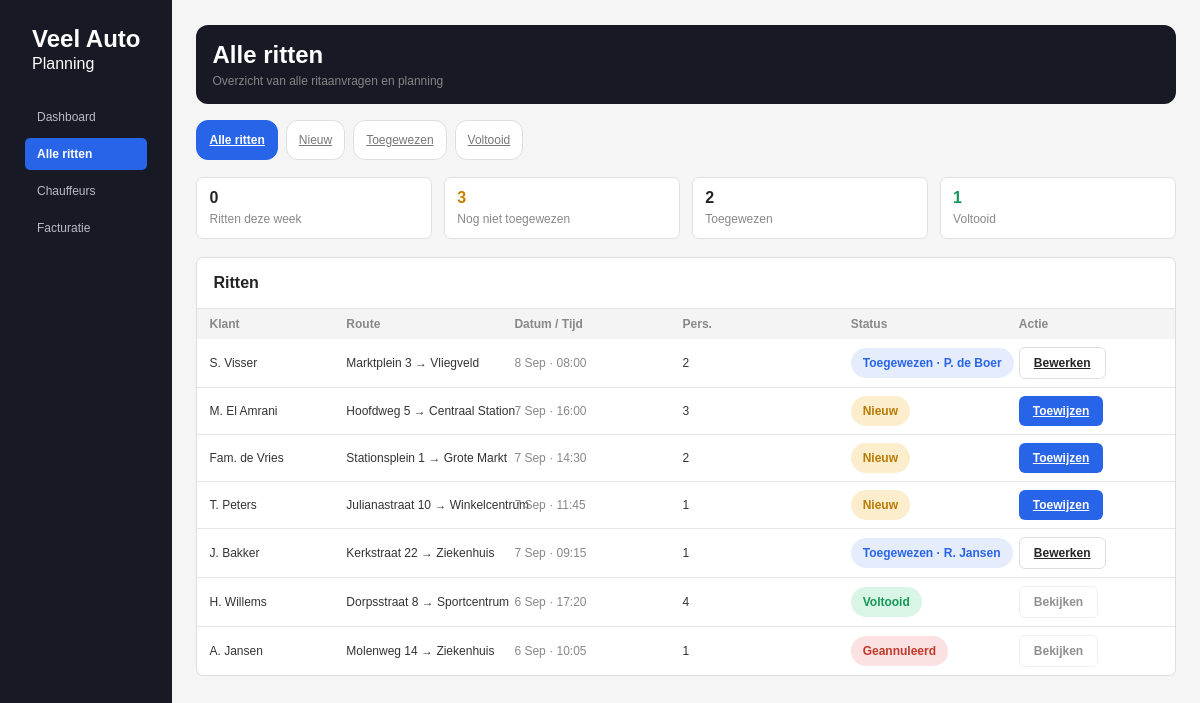
The app's page /ritten.php with its own data.
### tables this page shows
CREATE TABLE `ritten` (
    `id` INT UNSIGNED NOT NULL AUTO_INCREMENT,
    `klant_id` INT UNSIGNED NOT NULL,
    `chauffeur_id` INT UNSIGNED NULL,
    `ophaaladres` VARCHAR(255) NOT NULL,
    `bestemming` VARCHAR(255) NOT NULL,
    `datum_tijd` DATETIME NOT NULL,
    `aantal_personen` TINYINT UNSIGNED NOT NULL DEFAULT 1,
    `status` ENUM('nieuw', 'toegewezen', 'onderweg', 'voltooid', 'geannuleerd') NOT NULL DEFAULT 'nieuw',
    `prijs` DECIMAL(8,2) NULL,
    `opmerking` TEXT NULL,
    `created_at` TIMESTAMP NOT NULL DEFAULT CURRENT_TIMESTAMP,
    `updated_at` TIMESTAMP NOT NULL DEFAULT CURRENT_TIMESTAMP ON UPDATE CURRENT_TIMESTAMP,
    PRIMARY KEY (`id`),
    KEY `idx_ritten_status` (`status`),
    KEY `idx_ritten_datum_tijd` (`datum_tijd`),
    CONSTRAINT `fk_ritten_klant` FOREIGN KEY (`klant_id`) REFERENCES `klanten` (`id`)
        ON UPDATE CASCADE ON DELETE RESTRICT,
    CONSTRAINT `fk_ritten_chauffeur` FOREIGN KEY (`chauffeur_id`) REFERENCES `chauffeurs` (`id`)
        ON UPDATE CASCADE ON DELETE SET NULL
);

CREATE TABLE `klanten` (
    `id` INT UNSIGNED NOT NULL AUTO_INCREMENT,
    `naam` VARCHAR(100) NOT NULL,
    `email` VARCHAR(150) NOT NULL,
    `wachtwoord` VARCHAR(255) NOT NULL,
    `telefoon` VARCHAR(20) NULL,
    `adres` VARCHAR(255) NULL,
    `created_at` TIMESTAMP NOT NULL DEFAULT CURRENT_TIMESTAMP,
    PRIMARY KEY (`id`),
    UNIQUE KEY `uq_klanten_email` (`email`)
);

CREATE TABLE `chauffeurs` (
    `id` INT UNSIGNED NOT NULL AUTO_INCREMENT,
    `naam` VARCHAR(100) NOT NULL,
    `email` VARCHAR(150) NOT NULL,
    `wachtwoord` VARCHAR(255) NOT NULL,
    `telefoon` VARCHAR(20) NULL,
    `status` ENUM('beschikbaar', 'rijdt', 'offline') NOT NULL DEFAULT 'offline',
    `beschikbaar_vanaf` DATETIME NULL COMMENT 'Verwacht vrij-tijdstip wanneer status = rijdt',
    `rating` DECIMAL(2,1) NOT NULL DEFAULT 5.0,
    `created_at` TIMESTAMP NOT NULL DEFAULT CURRENT_TIMESTAMP,
    PRIMARY KEY (`id`),
    UNIQUE KEY `uq_chauffeurs_email` (`email`)
);

### ritten.php (the view, shortened to what this page needs)
<?php
require __DIR__ . '/includes/helpers.php';
$db = getDb();
$filters = [
    'alle' => 'Alle ritten',
    'nieuw' => 'Nieuw',
    'toegewezen' => 'Toegewezen',
    'voltooid' => 'Voltooid',
];
$actiefFilter = $_GET['status'] ?? 'alle';
$rittenDezeWeek = (int) $db->query("SELECT COUNT(*) FROM ritten WHERE YEARWEEK(datum_tijd, 1) = YEARWEEK(CURDATE(), 1)")->fetchColumn();
$nogNietToegewezen = (int) $db->query("SELECT COUNT(*) FROM ritten WHERE status = 'nieuw'")->fetchColumn();
$toegewezenTotaal = (int) $db->query("SELECT COUNT(*) FROM ritten WHERE status IN ('toegewezen', 'onderweg')")->fetchColumn();
$voltooidTotaal = (int) $db->query("SELECT COUNT(*) FROM ritten WHERE status = 'voltooid'")->fetchColumn();
$sql = "
    SELECT r.id, r.ophaaladres, r.bestemming, r.datum_tijd, r.aantal_personen, r.status,
           k.naam AS klant_naam, c.naam AS chauffeur_naam
    FROM ritten r
    JOIN klanten k ON k.id = r.klant_id
    LEFT JOIN chauffeurs c ON c.id = r.chauffeur_id
";
$sql .= ' ORDER BY r.datum_tijd DESC';
$ritten = $db->query($sql)->fetchAll();
?>
<!DOCTYPE html>
<html lang="nl">
<head>
    <link rel="stylesheet" href="css/style.css">
    <link rel="stylesheet" href="css/dashboard.css">
    <link rel="stylesheet" href="css/ritten.css">
</head>
<body>
<div class="layout">
    <aside>
        <div class="brand">
            Veel Auto
            <span>Planning</span>
        </div>
        <nav>
            <a href="dashboard.php">Dashboard</a>
            <a href="ritten.php" class="active">Alle ritten</a>
            <a href="chauffeur.php">Chauffeurs</a>
            <a href="facturen.php">Facturatie</a>
        </nav>
    </aside>
    <main>
        <div class="page-header">
            <div>
                <h1>Alle ritten</h1>
                <p>Overzicht van alle ritaanvragen en planning</p>
            </div>
        </div>
        <div class="filters">
            <?php foreach ($filters as $key => $label): ?>
                <a href="?status=<?= e($key) ?>" class="filter<?= $actiefFilter === $key ? ' active' : '' ?>"><?= e($label) ?></a>
            <?php endforeach; ?>
        </div>
        <section class="stats">
            <div class="stat-card">
                <strong><?= $rittenDezeWeek ?></strong>
                <span>Ritten deze week</span>
            </div>
            <div class="stat-card orange">
                <strong><?= $nogNietToegewezen ?></strong>
                <span>Nog niet toegewezen</span>
            </div>
            <div class="stat-card">
                <strong><?= $toegewezenTotaal ?></strong>
                <span>Toegewezen</span>
            </div>
            <div class="stat-card green">
                <strong><?= $voltooidTotaal ?></strong>
                <span>Voltooid</span>
            </div>
        </section>
        <section class="table-card">
            <div class="table-title">
                Ritten
            </div>
            <div class="table-wrapper">
                <table>
                    <thead>
                        <tr>
                            <th>Klant</th>
                            <th>Route</th>
                            <th>Datum / Tijd</th>
                            <th>Pers.</th>
                            <th>Status</th>
                            <th>Actie</th>
                        </tr>
                    </thead>
                    <tbody>
                        <?php foreach ($ritten as $rit): ?>
                        <tr>
                            <td><?= e($rit['klant_naam']) ?></td>
                            <td><?= e($rit['ophaaladres']) ?> → <?= e($rit['bestemming']) ?></td>
                            <td><?= e(formatRitDatum($rit['datum_tijd'])) ?></td>
                            <td><?= (int) $rit['aantal_personen'] ?></td>
                            <td><?= statusBadge($rit['status'], $rit['chauffeur_naam']) ?></td>
                            <td>
                                <?php if ($rit['status'] === 'nieuw'): ?>
                                    <a class="btn btn-primary" href="?status=<?= e($actiefFilter) ?>&toewijzen=<?= (int) $rit['id'] ?>">Toewijzen</a>
                                <?php elseif (in_array($rit['status'], ['toegewezen', 'onderweg'], true)): ?>
                                    <a class="btn btn-outline" href="?status=<?= e($actiefFilter) ?>&toewijzen=<?= (int) $rit['id'] ?>">Bewerken</a>
                                <?php else: ?>
                                    <span class="btn btn-outline" style="opacity:.5;cursor:default;">Bekijken</span>
                                <?php endif; ?>
                            </td>
                        </tr>
                        <?php endforeach; ?>
                    </tbody>
                </table>
            </div>
        </section>
    </main>
</div>
</body>
</html>

### includes/helpers.php (shortened to what this page needs)
<?php
function e(?string $value): string
{
    return htmlspecialchars($value ?? '', ENT_QUOTES, 'UTF-8');
}
function formatRitDatum(string $datumTijd): string
{
    $rit = new DateTime($datumTijd);
    $vandaag = new DateTime('today');
    $morgen = new DateTime('tomorrow');
    $tijd = $rit->format('H:i');
    return $rit->format('j M') . " · {$tijd}";
}
function statusBadge(string $status, ?string $chauffeurNaam = null): string
{
    $labels = [
        'nieuw' => 'Nieuw',
        'toegewezen' => 'Toegewezen' . ($chauffeurNaam ? ' · ' . e($chauffeurNaam) : ''),
        'onderweg' => 'Onderweg' . ($chauffeurNaam ? ' · ' . e($chauffeurNaam) : ''),
        'voltooid' => 'Voltooid',
        'geannuleerd' => 'Geannuleerd',
    ];
    $classes = [
        'nieuw' => 'new',
        'toegewezen' => 'assigned',
        'onderweg' => 'ongoing',
        'voltooid' => 'completed',
        'geannuleerd' => 'cancelled',
    ];
    $label = $labels[$status] ?? e($status);
    $class = $classes[$status] ?? '';
    return "<span class=\"status {$class}\">{$label}</span>";
}

### css/style.css (style rules this page uses)
:root { --dark: #111827; --blue: #2563eb; --blue-dark: #1d4ed8; --bg: #f8fafc; --text: #111827; --muted: #6b7280; }
* { box-sizing: border-box; }
body { margin: 0; font-family: -apple-system, BlinkMacSystemFont, "Segoe UI", Roboto, Arial, sans-serif; color: var(--text); background: var(--bg); }

### css/dashboard.css (style rules this page uses)
:root { --dark: #171925; --blue: #2864e8; --background: #f5f5f5; --white: #ffffff; --border: #dedede; --text: #242424; --muted: #858585; --green: #15965a; --orange: #c68100; }
* { box-sizing: border-box; margin: 0; padding: 0; }
body { font-family: Arial, Helvetica, sans-serif; background: var(--background); color: var(--text); min-height: 100vh; }
.layout { display: flex; min-height: 100vh; }
aside { display: flex; flex-direction: column; width: fit-content; min-width: 170px; padding: 25px 25px; background: var(--dark); color: #fff; }
.brand { font-size: 24px; font-weight: 700; margin: 0 7px 28px; }
.brand span { display: block; font-size: 16px; font-weight: 400; margin-top: 2px; }
nav { display: flex; flex-direction: column; gap: 5px; }
nav a { display: block; padding: 9px 12px; color: #b9bbc5; text-decoration: none; font-size: 12px; border-radius: 5px; transition: 0.2s ease; }
nav a.active { color: #fff; background: var(--blue); font-weight: 600; }
main { flex: 1; padding: 25px 24px; max-width: 100%; }
.page-header { display: flex; align-items: center; justify-content: space-between; padding: 16px; margin-bottom: 16px; border-radius: 12px; background: var(--dark); color: #fff; }
.page-header h1 { font-size: 24px; line-height: 1.2; margin-bottom: 4px; }
.page-header p { color: #858585; font-size: 12px; }
.filters { display: flex; gap: 8px; margin-bottom: 17px; }
.filter { border: 1px solid #dedede; background: #fff; border-radius: 12px; padding: 12px; color: #777; font-size: 12px; cursor: pointer; }
.filter.active { background: var(--blue); border-color: var(--blue); color: #fff; font-weight: 600; }
.stats { display: grid; grid-template-columns: repeat(4, 1fr); gap: 12px; margin-bottom: 18px; }
.stat-card { min-height: fit-content; background: var(--white); border: 1px solid #e0e0e0; border-radius: 7px; padding: 12px; display: flex; flex-direction: column; justify-content: center; }
.stat-card strong { font-size: 16px; line-height: 1; margin-bottom: 6px; }
.stat-card span { color: #888; font-size: 12px; }
.stat-card.green strong { color: var(--green); }
.stat-card.orange strong { color: var(--orange); }
.table-card { background: #fff; border: 1px solid #dedede; border-radius: 7px; overflow: hidden; }
.table-title { display: flex; align-items: center; justify-content: start; padding: 16px; font-size: 16px; font-weight: 700; border-bottom: 1px solid #e5e5e5; }
.table-wrapper { overflow-x: auto; }
table { width: 100%; border-collapse: collapse; table-layout: fixed; }
thead { background: #f4f4f4; }
th { color: #888; font-size: 12px; font-weight: 600; text-align: left; padding: 8px 12px; }
td { padding: 8px 12px; border-bottom: 1px solid #e5e5e5; font-size: 12px; color: #333; white-space: nowrap; }
tbody tr:last-child td { border-bottom: none; }
td:nth-child(3), td:nth-child(6) { color: #888; }
.status { display: inline-block; padding: 8px 12px; border-radius: 20px; font-size: 12px; font-weight: 600; }
th:nth-child(1), td:nth-child(1) { width: 14%; }
.btn { display: inline-flex; align-items: center; justify-content: center; border: none; border-radius: 6px; padding: 8px 14px; font-size: 12px; font-weight: 600; font-family: inherit; cursor: pointer; white-space: nowrap; }
.btn-primary { background: var(--blue); color: #fff; }
.btn-outline { background: #fff; border: 1px solid var(--border); color: var(--text); }
.status.new { background: #fcedcc; color: #b87a05; }
.status.assigned { background: #e5edfc; color: var(--blue); }
.status.completed { background: #d9f5e5; color: var(--green); }
.status.cancelled { background: #fbe1e1; color: #c0392b; }

### records on screen
ritten: klant.naam "S. Visser", ophaaladres "Marktplein 3", bestemming "Vliegveld", datum_tijd "8 Sep · 08:00", aantal_personen "2", label "Toegewezen · P. de Boer"
ritten: klant.naam "M. El Amrani", ophaaladres "Hoofdweg 5", bestemming "Centraal Station", datum_tijd "7 Sep · 16:00", aantal_personen "3", status "Nieuw"
ritten: klant.naam "Fam. de Vries", ophaaladres "Stationsplein 1", bestemming "Grote Markt", datum_tijd "7 Sep · 14:30", aantal_personen "2", status "Nieuw"
ritten: klant.naam "T. Peters", ophaaladres "Julianastraat 10", bestemming "Winkelcentrum", datum_tijd "7 Sep · 11:45", aantal_personen "1", status "Nieuw"
ritten: klant.naam "J. Bakker", ophaaladres "Kerkstraat 22", bestemming "Ziekenhuis", datum_tijd "7 Sep · 09:15", aantal_personen "1", label "Toegewezen · R. Jansen"
ritten: klant.naam "H. Willems", ophaaladres "Dorpsstraat 8", bestemming "Sportcentrum", datum_tijd "6 Sep · 17:20", aantal_personen "4", label "Voltooid", shows "Bekijken"
ritten: klant.naam "A. Jansen", ophaaladres "Molenweg 14", bestemming "Ziekenhuis", datum_tijd "6 Sep · 10:05", aantal_personen "1", status "Geannuleerd", shows "Bekijken"

### other values on screen
$label "Alle ritten"
$label "Nieuw"
$label "Toegewezen"
$label "Voltooid"
$rittenDezeWeek "0"
$nogNietToegewezen "3"
$toegewezenTotaal "2"
$voltooidTotaal "1"
